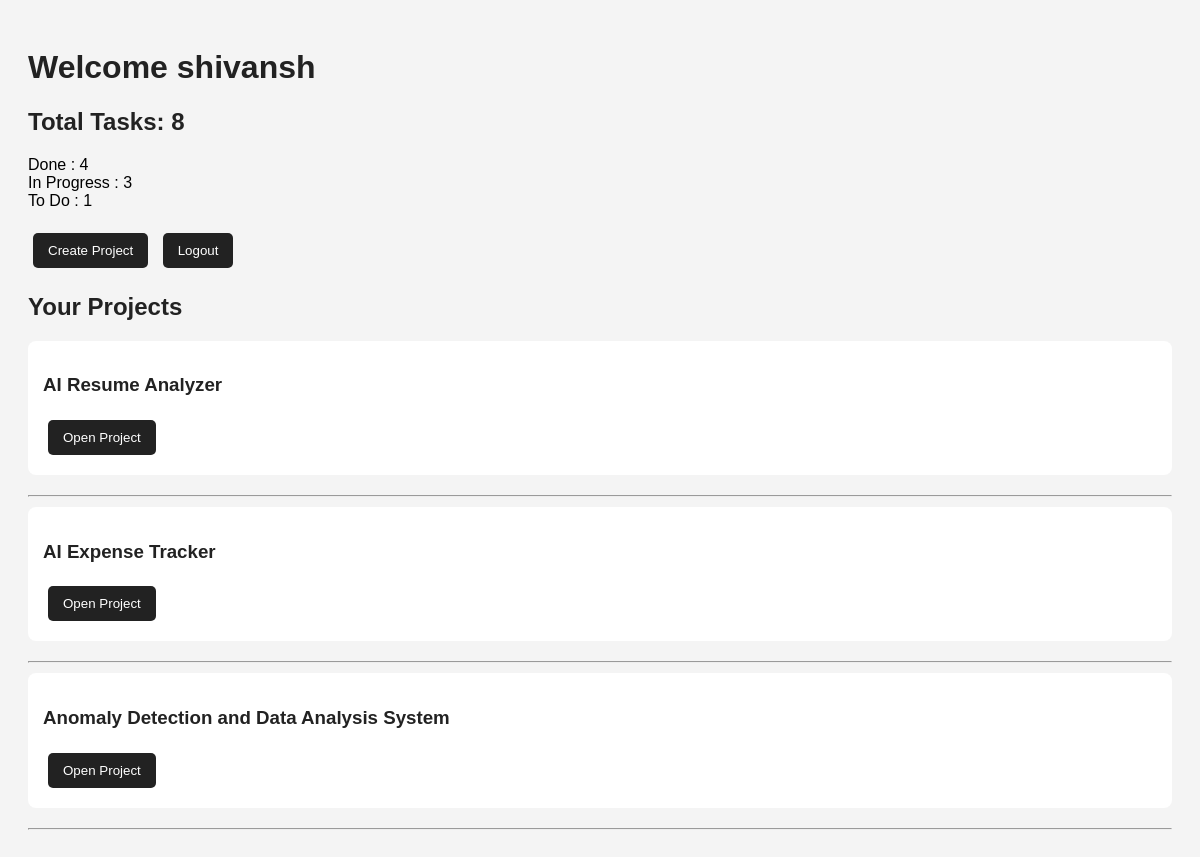
/dashboard (signed in), run on the app's committed database.
### tables this page shows
CREATE TABLE users(
             id INTEGER PRIMARY KEY AUTOINCREMENT,
             name TEXT,
             email TEXT,
             password TEXT
             );

CREATE TABLE projects(
             id INTEGER PRIMARY KEY AUTOINCREMENT,
             project_name TEXT,
             admin_id INTEGER
             );

### app.py (the view)
@app.route("/dashboard")
def dashboard():
    if "user" not in session:
        return redirect("/login")
    user = get_current_user()
    conn = get_db()
    cursor = conn.execute("""
            SELECT * FROM projects
            WHERE admin_id = ?
            OR id IN(
            SELECT project_id
            FROM project_members
            WHERE user_id = ?
            )
            """,(user[0],user[0]))
    projects = cursor.fetchall()
    cursor = conn.execute("""
    SELECT COUNT(*) FROM tasks
    """)
    t_total = cursor.fetchone()[0]
    cursor = conn.execute("""
    SELECT status , COUNT(*)
    FROM tasks
    GROUP BY status
    """)
    all_status = cursor.fetchall()
    conn.close()
    return render_template("dashboard.html",
                            user=user,
                            projects=projects,
                            t_total=t_total,
                            all_status=all_status)

### app.py (called while the page is built)
def get_db():
    conn = sqlite3.connect("database.db")
    return conn

def get_current_user():
    email = session["user"]
    conn = get_db()
    cursor = conn.execute("""
            SELECT * FROM users
            WHERE email = ?
            """,(email,))
    user = cursor.fetchone()
    conn.close()
    return user

### templates/dashboard.html (shortened to what this page needs)
<!DOCTYPE html>
<html lang="en">
<head>
    <link rel="stylesheet" href="{{ url_for('static', filename='style.css') }}">
</head>
<body>
    <h1>
        Welcome {{ user[1] }}
    </h1>
    <h2>
        Total Tasks: {{ t_total }}
    </h2>
    {% for status in all_status %}
    <span>
        {{ status[0] }} : {{ status[1] }}
    </span>
    <br>
    {% endfor %}
    <br>
    <a href="/create-project">
        <button>
            Create Project
        </button>
    </a>
    <a href="/logout">
        <button>
            Logout
        </button>
    </a>
    <h2>
        Your Projects
    </h2>
    {% for project in projects %}
    <div>
        <h3>
            {{ project[1] }}
        </h3>
        <a href="/project/{{ project[0] }}">
            <button>
                Open Project
            </button>
        </a>
    </div>
    <hr>
    {% endfor %}
</body>
</html>

### static/style.css (style rules this page uses)
body { font-family: Arial, sans-serif; background:#f4f4f4; padding:20px; }
h1,h2,h3 { color:#222; }
a { text-decoration:none; }
button { background:#222; color:white; border:none; padding:10px 15px; border-radius:5px; cursor:pointer; margin:5px; }
div { background:white; padding:15px; margin-top:10px; border-radius:8px; }
hr { margin-top:20px; }

### data on the page
users: name "shivansh"
projects: project_name "AI Resume Analyzer"
projects: project_name "AI Expense Tracker"
projects: project_name "Anomaly Detection and Data Analysis System"

### other printed values
{{ t_total }} "8"
{{ status[0] }} "Done" "In Progress" "To Do"
{{ status[1] }} "4" "3" "1"
